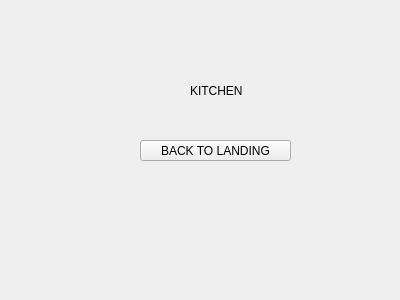
<?xml version="1.0" encoding="UTF-8"?>
<ui version="4.0">
 <class>kitchen</class>
 <widget class="QWidget" name="kitchen">
  <property name="geometry">
   <rect>
    <x>0</x>
    <y>0</y>
    <width>400</width>
    <height>300</height>
   </rect>
  </property>
  <property name="windowTitle">
   <string>Form</string>
  </property>
  <widget class="QPushButton" name="pushButton">
   <property name="geometry">
    <rect>
     <x>140</x>
     <y>140</y>
     <width>151</width>
     <height>21</height>
    </rect>
   </property>
   <property name="text">
    <string>BACK TO LANDING</string>
   </property>
  </widget>
  <widget class="QLabel" name="label">
   <property name="geometry">
    <rect>
     <x>190</x>
     <y>80</y>
     <width>121</width>
     <height>21</height>
    </rect>
   </property>
   <property name="text">
    <string>KITCHEN</string>
   </property>
  </widget>
 </widget>
 <resources/>
 <connections/>
</ui>
